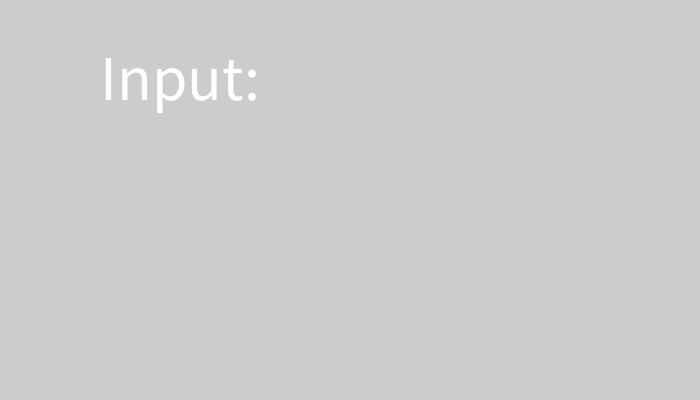
Frame 1 (no input)
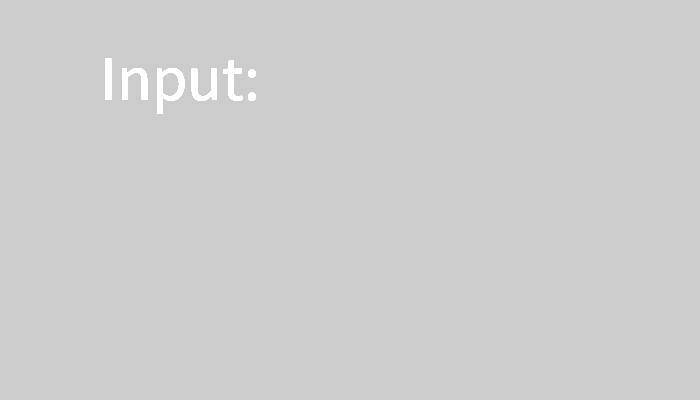
Frame 60 (the mouse pressed at the canvas centre just before this capture)
Frame 120 (the mouse held since frame 60 and released just before this capture): identical to frame 60, image omitted

The Processing sketch that drew these frames (run headless with seeded random() and noise(); from frame 60 on, the mouse is pressed at the canvas centre):

// Processing sketch: week06_3
// ── week06_3.pde
void setup(){
  size(700,400);
  textSize(64);
}
String line="Input: ";
 void draw(){
   text(line,100,100);
}
void keyPressed(){
  if(key>='A'&&key<='Z')  line+=key;
  if(key>='a'&&key<='z')  line+=key;
}
